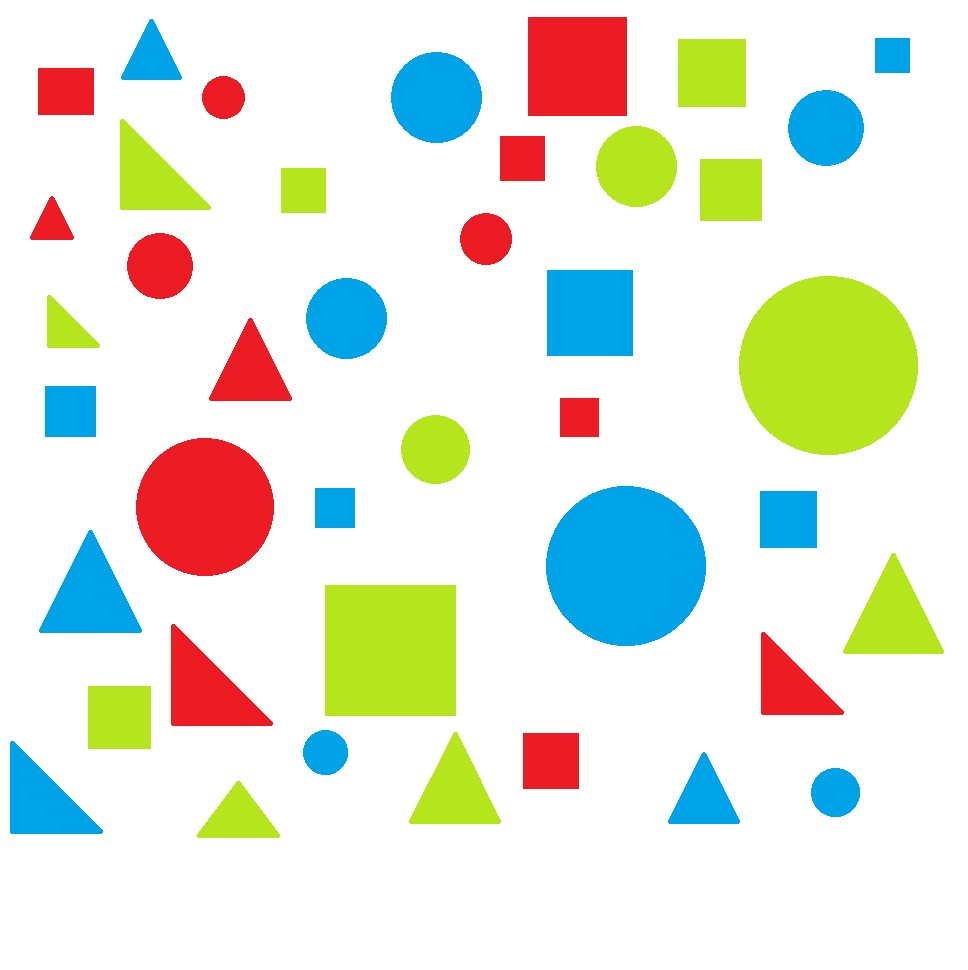
#> input picture python实验/python分色/test.jpg, 968 x 970 px
$ python cv2_threshold.py
#> lines starting #> are read from the running program, lines starting #| are printed output that depends on the picture; after the words box and inside, x2 and y2 are one past the last pixel; in counts of white or black regions, pixels touching at a corner belong together
#! usr/bin/env python
# coding: utf-8
from cv2 import cv2

img = cv2.imread('test.jpg')
#> img is the input picture: shape (970, 968, 3); mean B, G, R 219.9, 232.2, 227.8
img = cv2.cvtColor(img,cv2.COLOR_BGR2GRAY)
#> img: shape (970, 968)
# 先将图像矩阵进行二值化
# img = cv2.imread('cat.jpg'，0)
# 也可以直接将图像用灰度值读入，其中0就表示用灰度读图

cv2.imshow('img',img)

_,img1 = cv2.threshold(img,100,250,cv2.THRESH_BINARY)
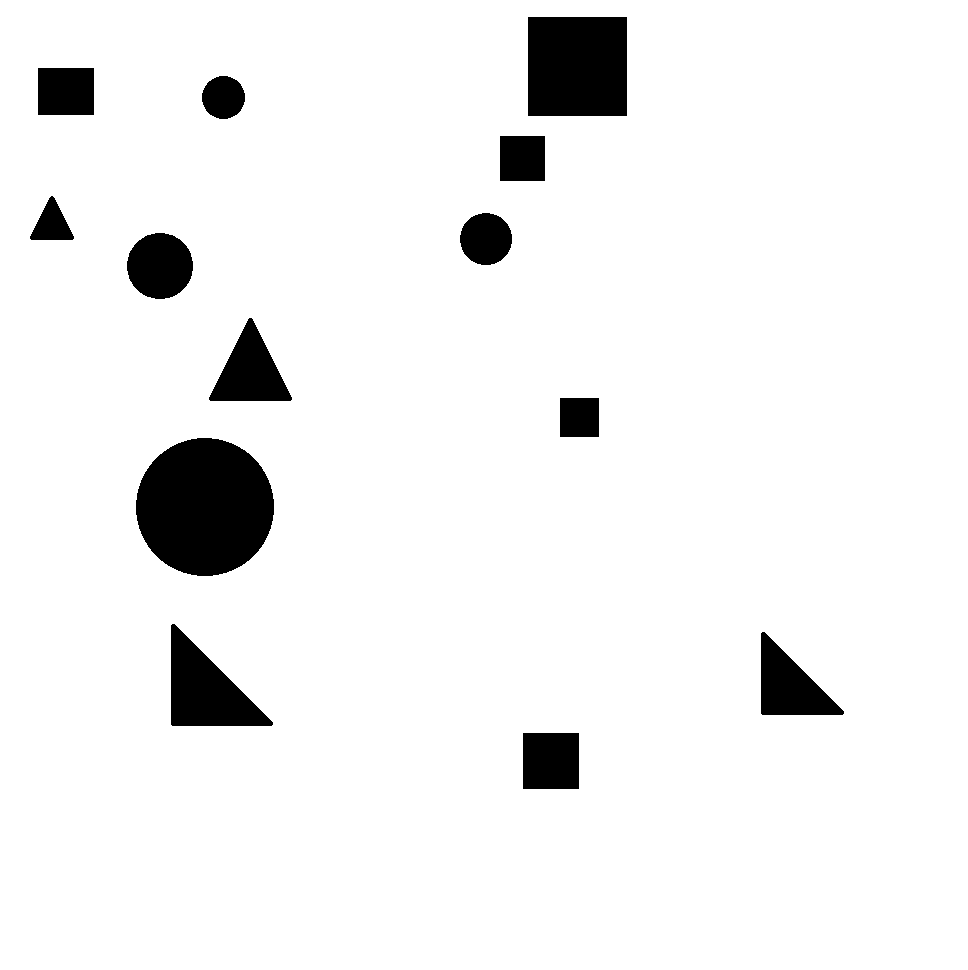
#> img1: shape (970, 968); values 0 (black) and 250 (white), 94.1% white; 13 black regions, largest, box (x1, y1, x2, y2) and area: (136, 438, 274, 576) 14942, (528, 17, 627, 116) 9801, (171, 624, 273, 726) 5550
# 这个函数返回两个值，第二个值才是二值化后的图像矩阵
# 最后一个参数表示一种二值化算法
# 阈值设置为100,
# 250表示大于100的像素值会被重新赋值为250

cv2.imshow('img',img1)

# cv2.waitKey()
cv2.destroyAllWindows()


############ 以下比较不同简单二值化算法的区别

# 先进行不同算法的二值化
ret,img1 = cv2.threshold(img,127,255,cv2.THRESH_BINARY)
#> img1: shape (970, 968); 86.6% white; 28 black regions, largest, box (x1, y1, x2, y2) and area: (546, 486, 706, 646) 20061, (136, 438, 274, 576) 14942, (528, 17, 627, 116) 9801
# 从名字可以看出一点来，binary是二元的意思，这里指要么0，要么指定的一个值（255）
print(ret)
ret,img2 = cv2.threshold(img,127,255,cv2.THRESH_BINARY_INV)
# 注意到INV表示逆，全写是inverse
ret,img3 = cv2.threshold(img,127,255,cv2.THRESH_TRUNC)
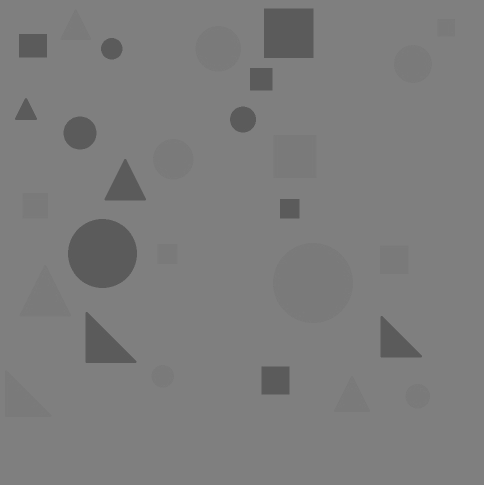
#> img3: shape (970, 968) (shown at 1/2 size); min 83, max 127, mean 124.5
# 注意到truncate表示截断的意思。这个函数不再是二元，而是对超过某个值的部分进行处理，否则并不会处理。
ret,img4 = cv2.threshold(img,127,255,cv2.THRESH_TOZERO)
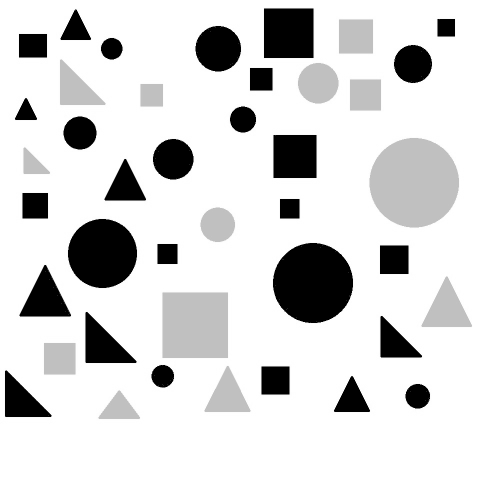
#> img4: shape (970, 968) (shown at 1/2 size); min 0, max 255, mean 215
# 实际上，这也是一种阶段，对大于某一个值的像素值进行调整，与trunc不同的是，这里变为0，而不是最大值
ret,img5 = cv2.threshold(img,127,255,cv2.THRESH_TOZERO_INV)
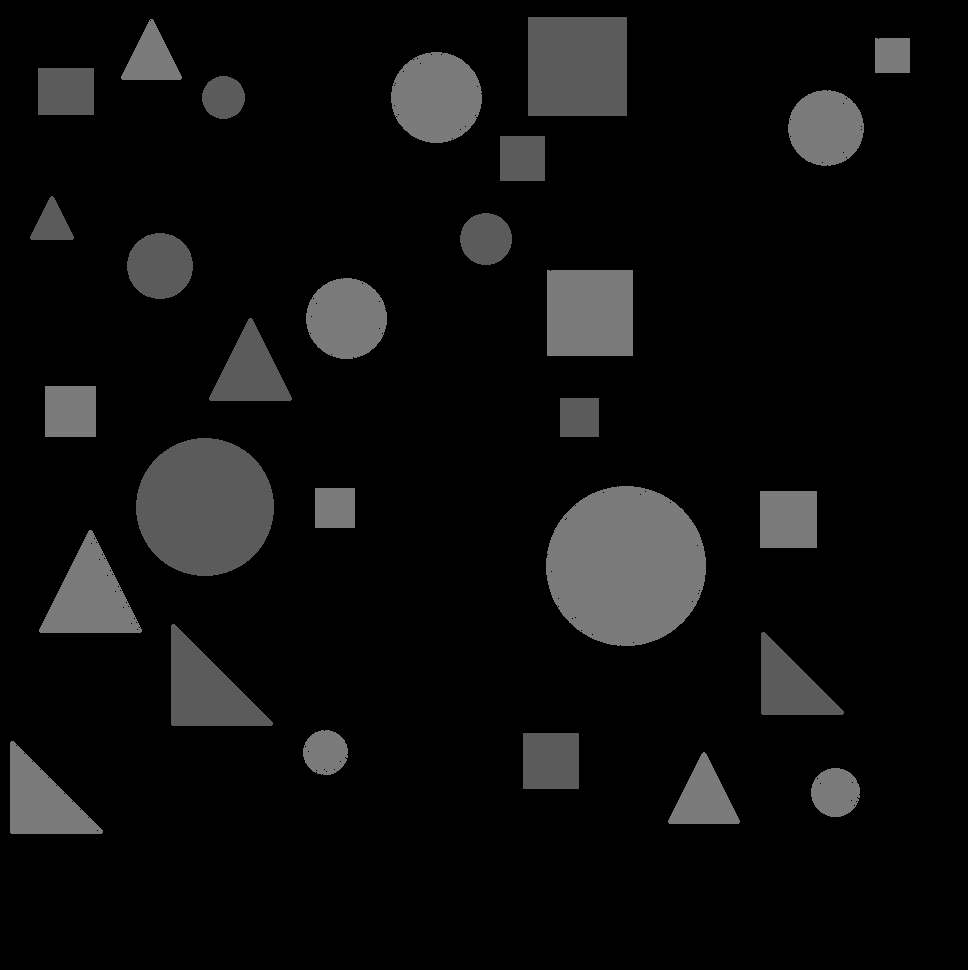
#> img5: shape (970, 968); min 0, max 127, mean 14.5

import numpy as np
import matplotlib.pyplot as plt
#用这个模块来画图显示，这个库和opencv有些不同，可参考前面的博客
# https://blog.csdn.net/qq_27261889/article/details/80543966

# 先定义以下图的图题和图像矩阵
titles = ['original','binary','binary_inv','trunc','tozero','tozero_inv']
imgs = [img,img1,img2,img3,img4,img5]

for i in range(6):
    plt.subplot(2,3,i+1)#分别画出每一个图
    plt.imshow(imgs[i],'gray')
    plt.title(titles[i])#写出图题

plt.show()

$ run again, with python实验/python分色/blue.jpg copied over python实验/python分色/test.jpg
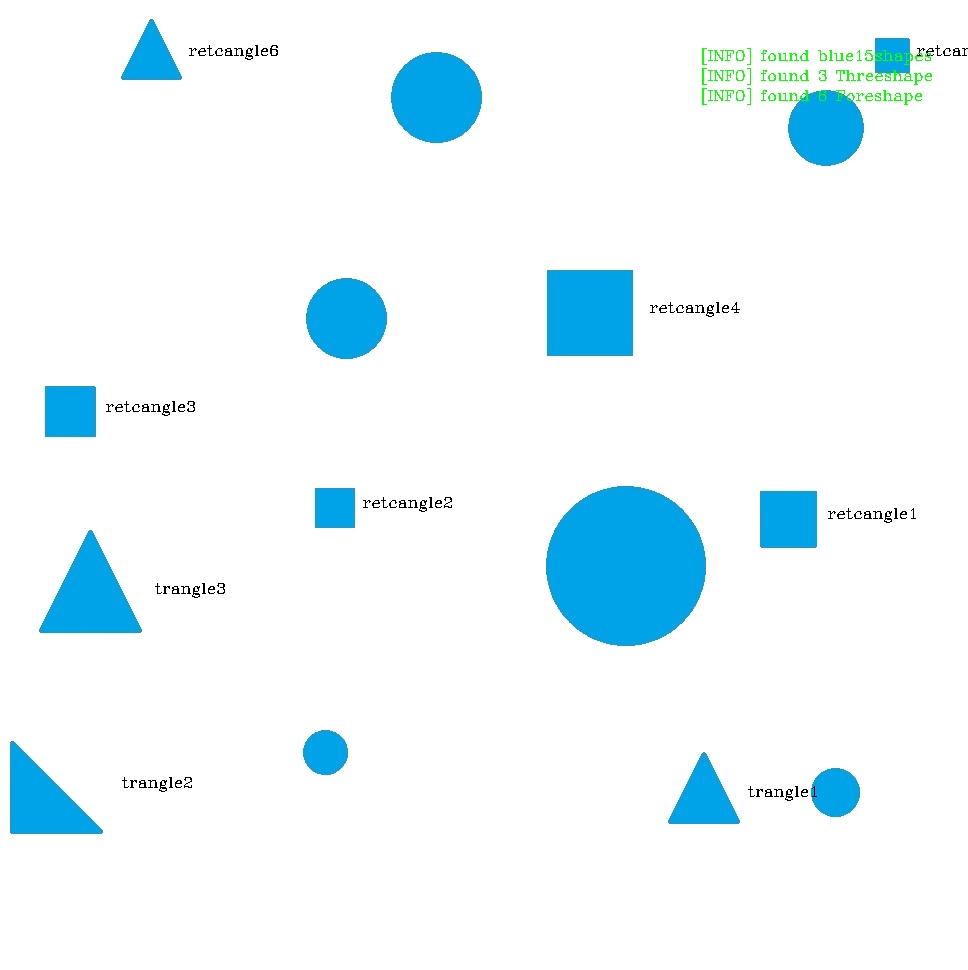
#> input picture python实验/python分色/blue.jpg, 968 x 970 px
#> img is the input picture: shape (970, 968, 3); mean B, G, R 251.7, 247.2, 234.8
#> img: shape (970, 968)
#> `_,img1 = cv2.threshold(img,100,250,cv2.THRESH_BINARY)`:
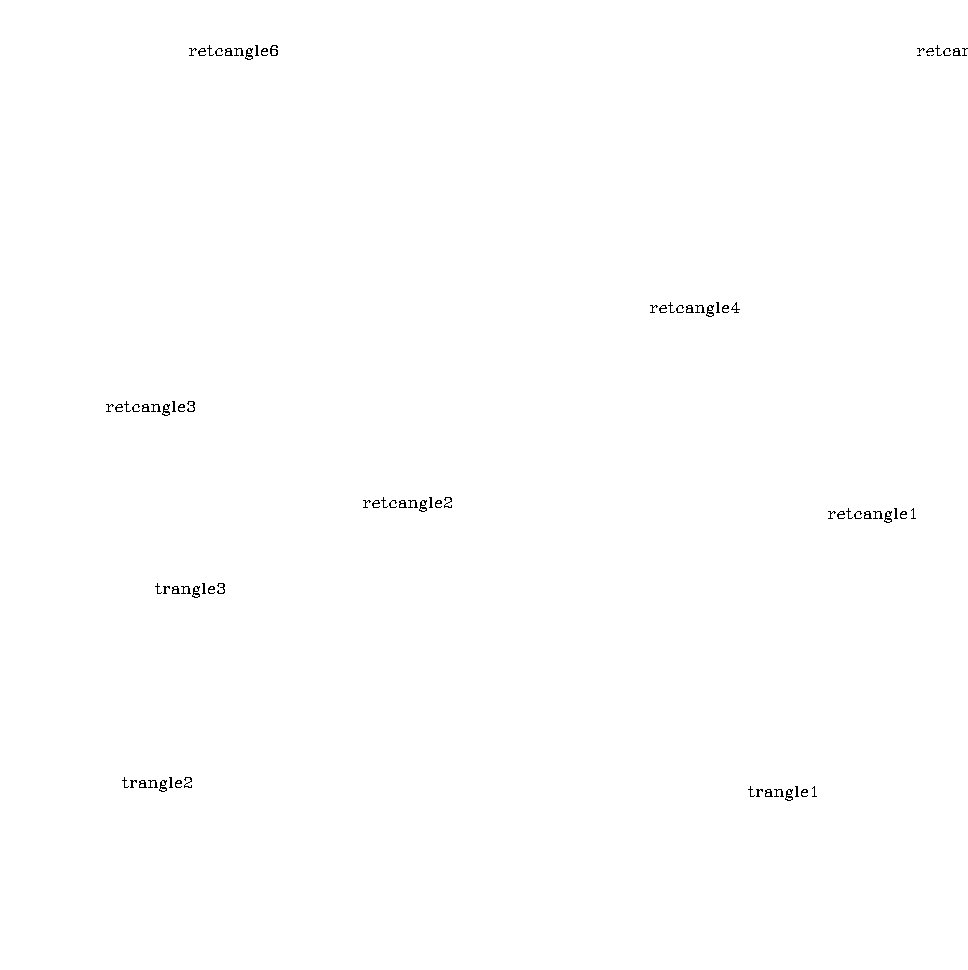
#> img1: shape (970, 968); values 0 (black) and 250 (white), 99.7% white; black in thin lines or dots, all inside (x1, y1, x2, y2) = (106, 45, 968, 801)
#> img2: shape (970, 968); 7.7% white; 102 white regions (21 under 20 px), largest, box (x1, y1, x2, y2) and area: (546, 486, 706, 646) 20004, (547, 270, 633, 356) 7394, (391, 52, 482, 143) 6451
#> `ret,img5 = cv2.threshold(img,127,255,cv2.THRESH_TOZERO_INV)`:
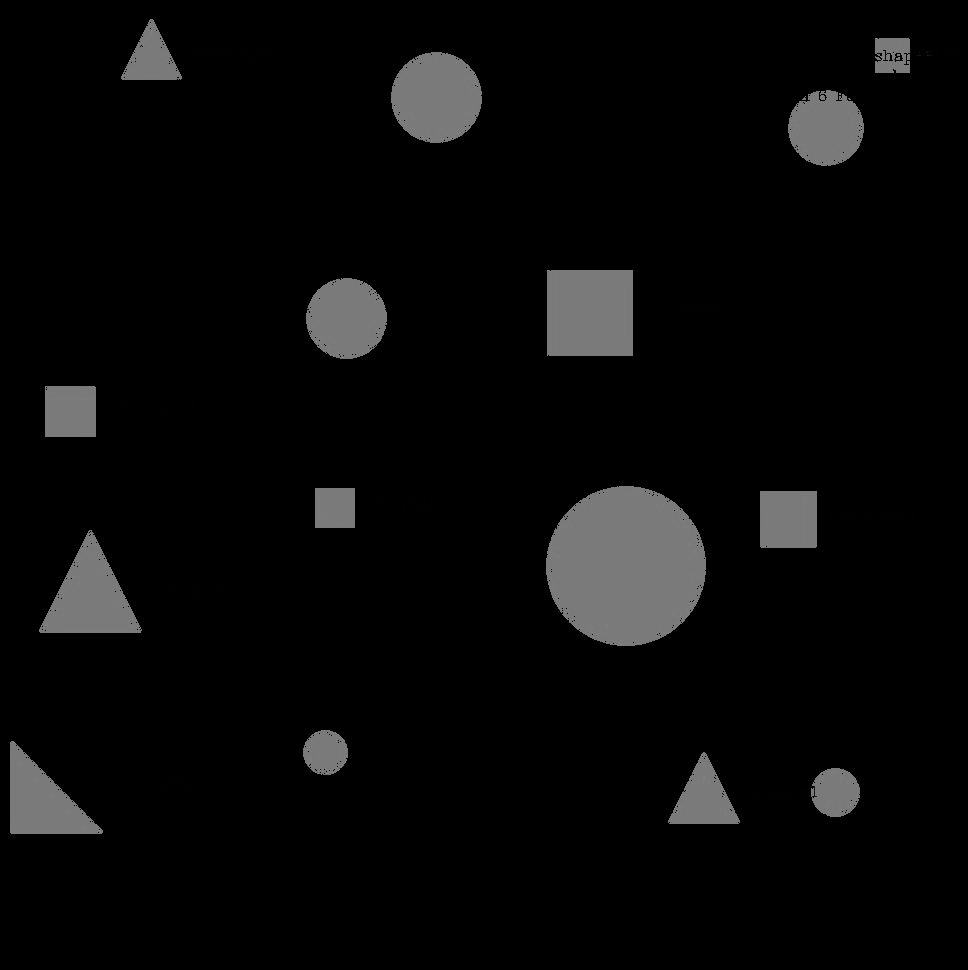
#> img5: shape (970, 968); min 0, max 127, mean 9.1

$ run again, with python实验/python分色/green.jpg copied over python实验/python分色/test.jpg
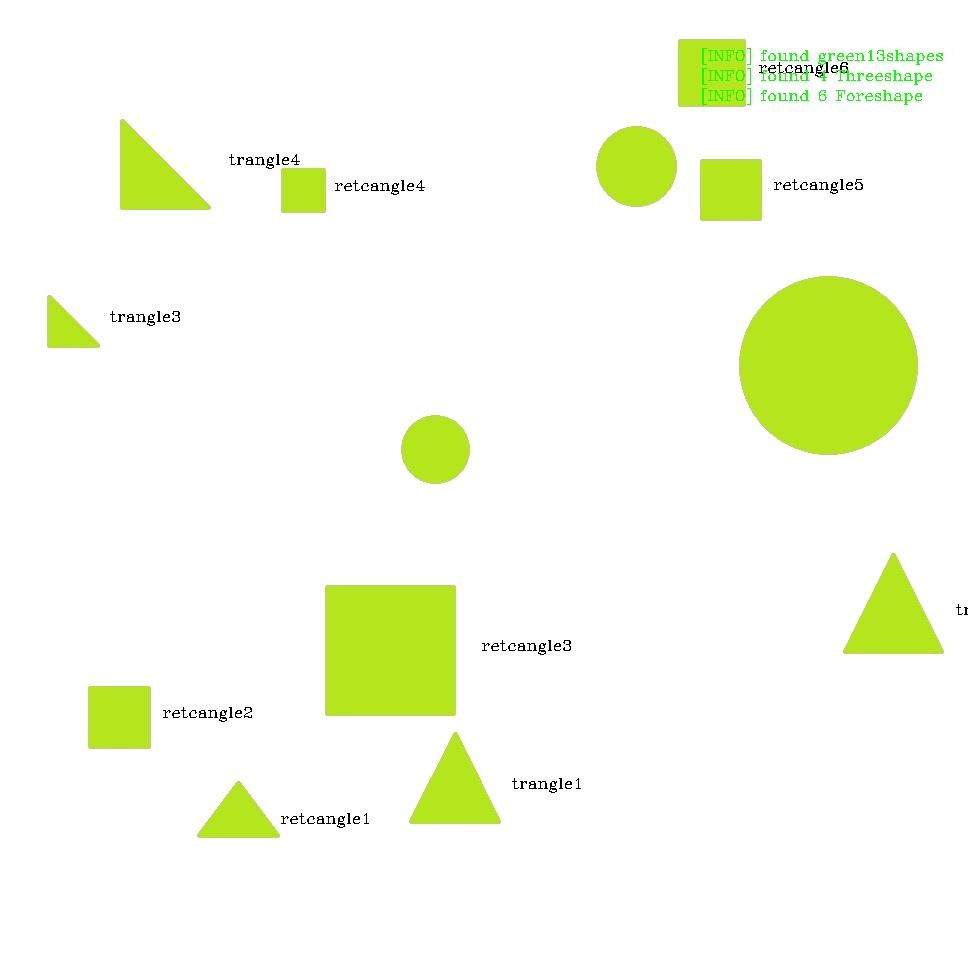
#> input picture python实验/python分色/green.jpg, 968 x 970 px
#> img is the input picture: shape (970, 968, 3); mean B, G, R 233.9, 251.8, 247.1
#> img: shape (970, 968)
#> `_,img1 = cv2.threshold(img,100,250,cv2.THRESH_BINARY)`:
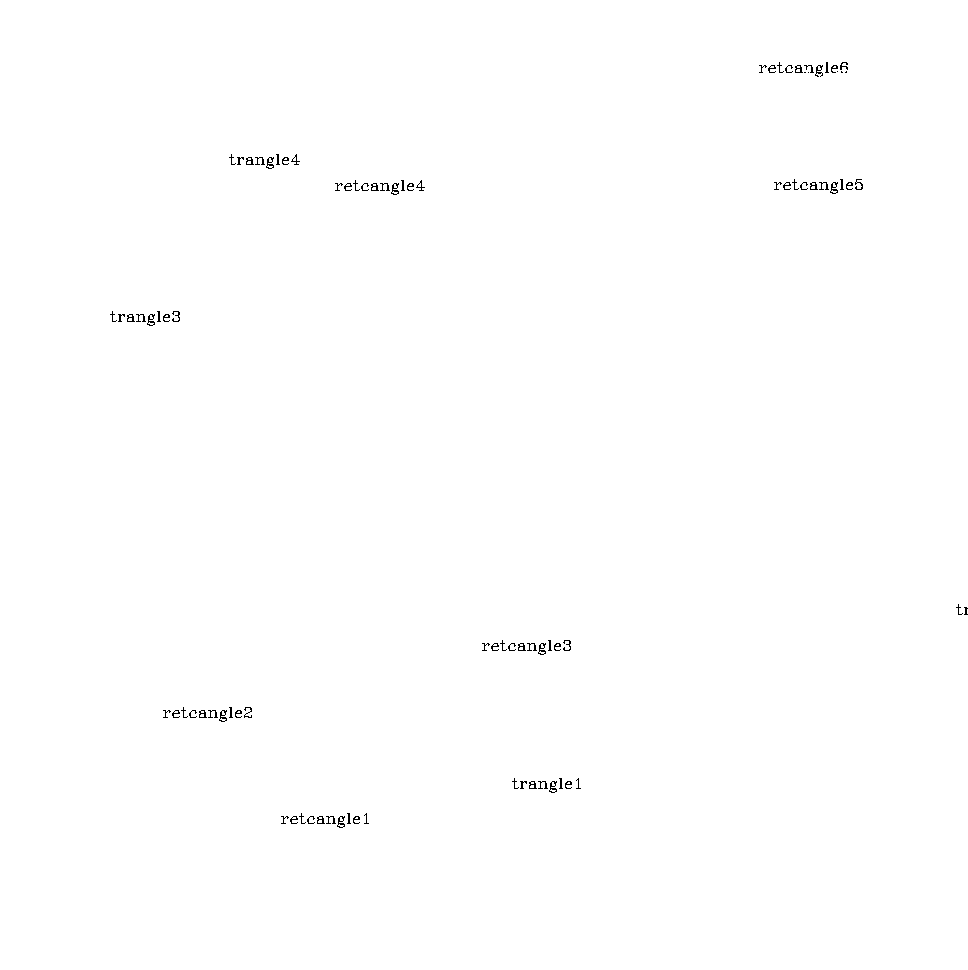
#> img1: shape (970, 968); values 0 (black) and 250 (white), 99.7% white; black in thin lines or dots, all inside (x1, y1, x2, y2) = (110, 62, 968, 828)
#> `ret,img3 = cv2.threshold(img,127,255,cv2.THRESH_TRUNC)`:
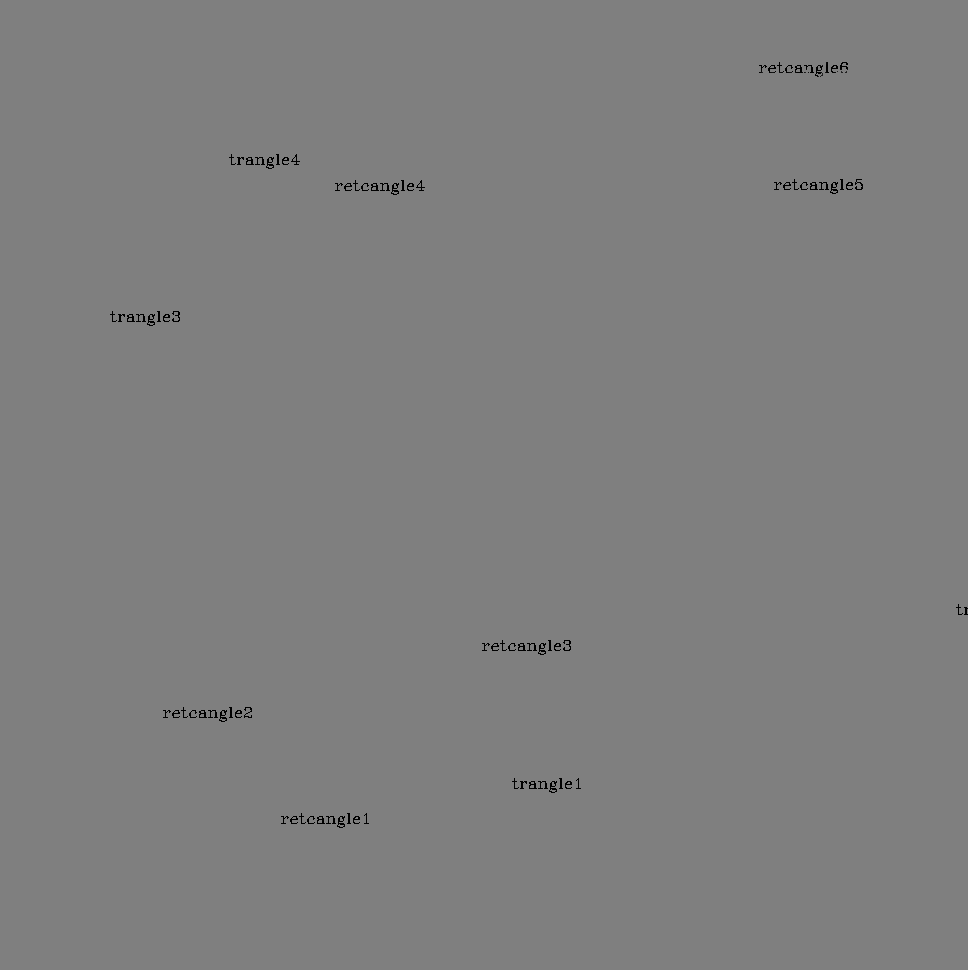
#> img3: shape (970, 968); min 0, max 127, mean 126.7
